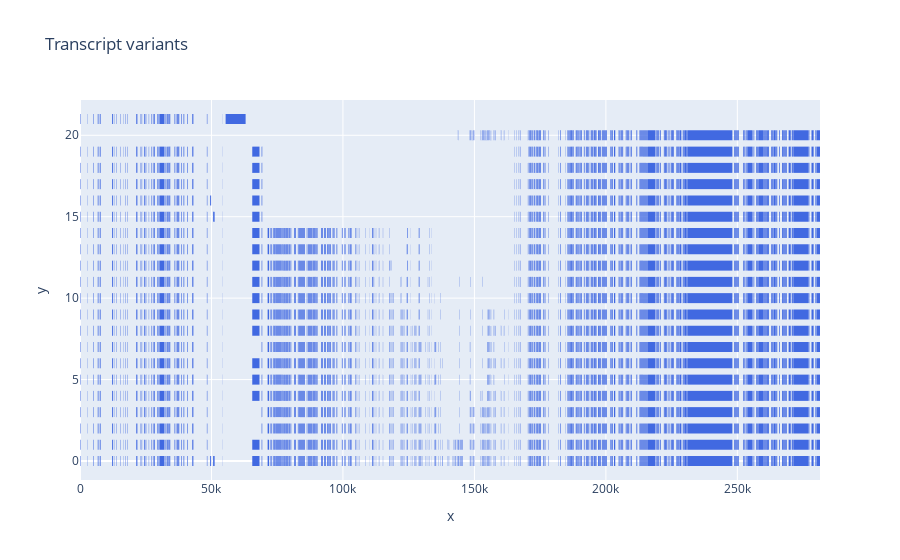

This figure's notebook cell:
### Code cell
# クラスのインスタンス化
gbk = Seq_count()

# gbkファイルの読み込み
gbk.read_gbk('../data/gbk/human_ttn.gb')

# 各種バリアントの可視化
gbk.transcript_variants()

### Figure 1 — Plotly figure (JSON) as saved in the notebook; plotly's stock layout.template omitted (floating-point values rounded to 4 significant figures; data arrays with more than 128 entries replaced by an {"elided": "..."} marker saying what was removed)
{"data": [{"hovertemplate": "<b>%{hovertext}</b><br><br>x=%{x}<br>y=%{y}<extra></extra>", "hovertext": {"elided": "17475 str values"}, "legendgroup": "", "line": {"color": "RoyalBlue", "dash": "solid", "width": 10}, "marker": {"symbol": "circle"}, "mode": "lines", "name": "", "showlegend": false, "type": "scattergl", "x": {"elided": "17475 int values"}, "xaxis": "x", "y": {"elided": "17475 int values"}, "yaxis": "y"}], "layout": {"legend": {"tracegroupgap": 0}, "title": {"text": "Transcript variants"}, "xaxis": {"anchor": "y", "domain": [0, 1], "title": {"text": "x"}}, "yaxis": {"anchor": "x", "domain": [0, 1], "title": {"text": "y"}}}}
